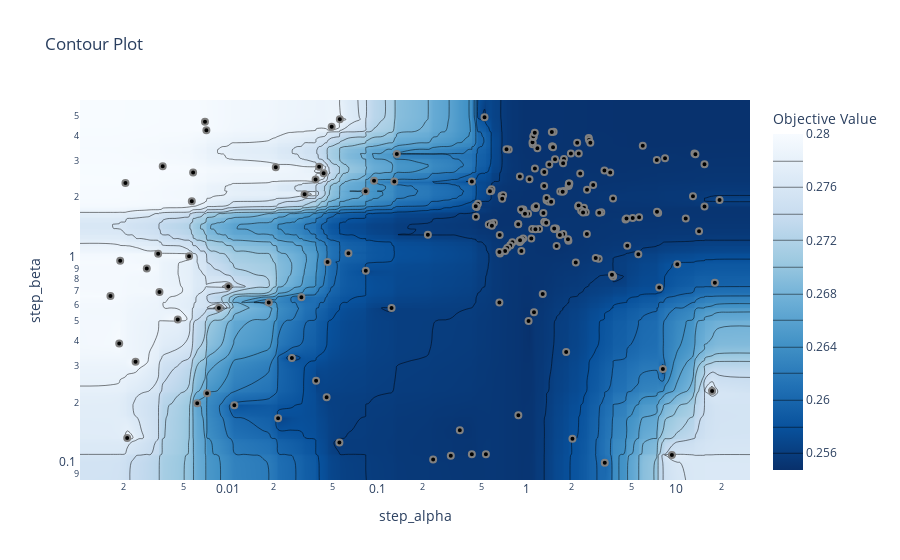

Here is the notebook cell this chart was saved with:
### Markdown cell above
У лучших trials step_beta и step_alpha сосредоточены у step_beta $\geq 3$ и step_aplha $\geq 3$

### Code cell
plot_contour(studies[1000], params=['step_alpha', 'step_beta'], target=my_clipper)

### Figure 1 — Plotly figure (JSON) as saved in the notebook; plotly's stock layout.template omitted (floating-point values rounded to 4 significant figures; data arrays with more than 128 entries replaced by an {"elided": "..."} marker saying what was removed)
{"data": [{"colorbar": {"title": {"text": "Objective Value"}}, "colorscale": [[0, "rgb(247,251,255)"], [0.125, "rgb(222,235,247)"], [0.25, "rgb(198,219,239)"], [0.375, "rgb(158,202,225)"], [0.5, "rgb(107,174,214)"], [0.625, "rgb(66,146,198)"], [0.75, "rgb(33,113,181)"], [0.875, "rgb(8,81,156)"], [1, "rgb(8,48,107)"]], "connectgaps": true, "contours": {"coloring": "heatmap"}, "hoverinfo": "none", "line": {"smoothing": 1.3}, "reversescale": true, "type": "contour", "x": {"elided": "202 float values"}, "y": {"elided": "202 float values"}, "z": {"elided": "202x202 float values"}}, {"marker": {"color": "black", "line": {"color": "Grey", "width": 2}}, "mode": "markers", "showlegend": false, "type": "scatter", "x": {"elided": "200 float values"}, "y": {"elided": "200 float values"}}], "layout": {"title": {"text": "Contour Plot"}, "xaxis": {"range": [-2.994, 1.495], "title": {"text": "step_alpha"}, "type": "log"}, "yaxis": {"range": [-1.077, 0.7755], "title": {"text": "step_beta"}, "type": "log"}}}
